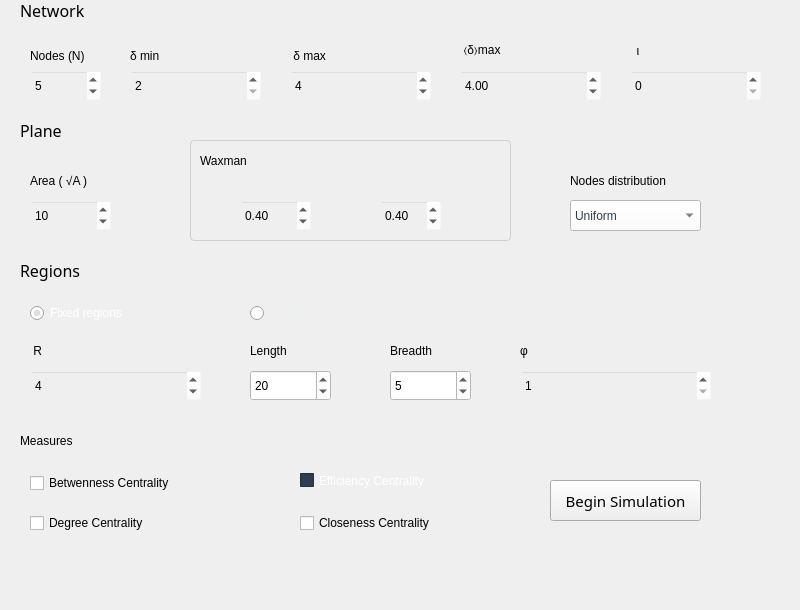
    <widget class="QWidget" name="tab_3">
     <attribute name="title">
      <string>Automatic</string>
     </attribute>
     <widget class="QLabel" name="label_13">
      <property name="geometry">
       <rect>
        <x>20</x>
        <y>0</y>
        <width>91</width>
        <height>21</height>
       </rect>
      </property>
      <property name="font">
       <font>
        <family>Droid Sans</family>
        <pointsize>12</pointsize>
        <weight>9</weight>
        <italic>false</italic>
        <bold>false</bold>
       </font>
      </property>
      <property name="styleSheet">
       <string notr="true">font: 75 12pt &quot;Droid Sans&quot;;</string>
      </property>
      <property name="text">
       <string>Network</string>
      </property>
     </widget>
     <widget class="QSpinBox" name="numberOfSimulations">
      <property name="geometry">
       <rect>
        <x>520</x>
        <y>370</y>
        <width>191</width>
        <height>31</height>
       </rect>
      </property>
      <property name="toolTip">
       <string>Number of simulations</string>
      </property>
      <property name="styleSheet">
       <string notr="true">background-color: rgba(255, 255, 255, 0);
color:#000;</string>
      </property>
      <property name="minimum">
       <number>1</number>
      </property>
      <property name="maximum">
       <number>99999</number>
      </property>
     </widget>
     <widget class="QLabel" name="label_3">
      <property name="geometry">
       <rect>
        <x>290</x>
        <y>40</y>
        <width>141</width>
        <height>31</height>
       </rect>
      </property>
      <property name="text">
       <string> δ max</string>
      </property>
     </widget>
     <widget class="QLabel" name="label">
      <property name="geometry">
       <rect>
        <x>30</x>
        <y>40</y>
        <width>81</width>
        <height>31</height>
       </rect>
      </property>
      <property name="text">
       <string>Nodes (N)</string>
      </property>
     </widget>
     <widget class="QSpinBox" name="length">
      <property name="enabled">
       <bool>false</bool>
      </property>
      <property name="geometry">
       <rect>
        <x>250</x>
        <y>370</y>
        <width>81</width>
        <height>31</height>
       </rect>
      </property>
      <property name="toolTip">
       <string>Length of each region</string>
      </property>
      <property name="styleSheet">
       <string notr="true">background-color: #fff;
color:#000;</string>
      </property>
      <property name="minimum">
       <number>1</number>
      </property>
      <property name="maximum">
       <number>99999</number>
      </property>
      <property name="value">
       <number>20</number>
      </property>
     </widget>
     <widget class="QSpinBox" name="nodes">
      <property name="geometry">
       <rect>
        <x>30</x>
        <y>70</y>
        <width>71</width>
        <height>31</height>
       </rect>
      </property>
      <property name="toolTip">
       <string>Number of nodes on the plane</string>
      </property>
      <property name="styleSheet">
       <string notr="true">color: rgb(0, 0, 0);
background: rgba(255, 255, 255, 0);

</string>
      </property>
      <property name="minimum">
       <number>3</number>
      </property>
      <property name="maximum">
       <number>1000</number>
      </property>
      <property name="value">
       <number>5</number>
      </property>
     </widget>
     <widget class="QLabel" name="label_12">
      <property name="geometry">
       <rect>
        <x>570</x>
        <y>170</y>
        <width>131</width>
        <height>21</height>
       </rect>
      </property>
      <property name="text">
       <string>Nodes distribution</string>
      </property>
     </widget>
     <widget class="QLabel" name="error">
      <property name="geometry">
       <rect>
        <x>50</x>
        <y>560</y>
        <width>661</width>
        <height>41</height>
       </rect>
      </property>
      <property name="font">
       <font>
        <family>Droid Sans</family>
        <pointsize>11</pointsize>
        <weight>50</weight>
        <italic>false</italic>
        <bold>false</bold>
       </font>
      </property>
      <property name="text">
       <string/>
      </property>
     </widget>
     <widget class="QLabel" name="label_11">
      <property name="geometry">
       <rect>
        <x>30</x>
        <y>170</y>
        <width>81</width>
        <height>21</height>
       </rect>
      </property>
      <property name="text">
       <string>Area ( √A )</string>
      </property>
     </widget>
     <widget class="QLabel" name="label_5">
      <property name="geometry">
       <rect>
        <x>520</x>
        <y>340</y>
        <width>201</width>
        <height>21</height>
       </rect>
      </property>
      <property name="toolTip">
       <string>Number of Simulations </string>
      </property>
      <property name="text">
       <string>φ </string>
      </property>
     </widget>
     <widget class="QLabel" name="label_10">
      <property name="geometry">
       <rect>
        <x>30</x>
        <y>340</y>
        <width>171</width>
        <height>21</height>
       </rect>
      </property>
      <property name="text">
       <string> R </string>
      </property>
     </widget>
     <widget class="QDoubleSpinBox" name="max_average_degree">
      <property name="geometry">
       <rect>
        <x>460</x>
        <y>70</y>
        <width>141</width>
        <height>31</height>
       </rect>
      </property>
      <property name="toolTip">
       <string>Network's max average degree</string>
      </property>
      <property name="styleSheet">
       <string notr="true">background-color: rgba(255, 255, 255, 0);
color:#000
</string>
      </property>
      <property name="minimum">
       <double>2.000000000000000</double>
      </property>
      <property name="maximum">
       <double>199.990000000000009</double>
      </property>
      <property name="singleStep">
       <double>0.500000000000000</double>
      </property>
      <property name="value">
       <double>4.000000000000000</double>
      </property>
     </widget>
     <widget class="QSpinBox" name="minimumDegree">
      <property name="geometry">
       <rect>
        <x>130</x>
        <y>70</y>
        <width>131</width>
        <height>31</height>
       </rect>
      </property>
      <property name="toolTip">
       <string>Node's minimum degree</string>
      </property>
      <property name="styleSheet">
       <string notr="true">background-color: rgba(255, 255, 255, 0);
color:#000</string>
      </property>
      <property name="minimum">
       <number>2</number>
      </property>
      <property name="maximum">
       <number>999</number>
      </property>
      <property name="value">
       <number>2</number>
      </property>
     </widget>
     <widget class="QLabel" name="label_9">
      <property name="geometry">
       <rect>
        <x>390</x>
        <y>340</y>
        <width>67</width>
        <height>21</height>
       </rect>
      </property>
      <property name="text">
       <string>Breadth</string>
      </property>
     </widget>
     <widget class="QSpinBox" name="numberOfRegions">
      <property name="geometry">
       <rect>
        <x>30</x>
        <y>370</y>
        <width>171</width>
        <height>31</height>
       </rect>
      </property>
      <property name="toolTip">
       <string>Number of regions in which will be divided</string>
      </property>
      <property name="styleSheet">
       <string notr="true">background-color: rgba(255, 255, 255, 0);
color:#000</string>
      </property>
      <property name="minimum">
       <number>1</number>
      </property>
      <property name="maximum">
       <number>99999</number>
      </property>
      <property name="value">
       <number>4</number>
      </property>
     </widget>
     <widget class="QLabel" name="label_18">
      <property name="geometry">
       <rect>
        <x>20</x>
        <y>431</y>
        <width>91</width>
        <height>20</height>
       </rect>
      </property>
      <property name="styleSheet">
       <string notr="true">font: 75 12pt &quot;Droid Sans&quot;;</string>
      </property>
      <property name="text">
       <string>Measures</string>
      </property>
     </widget>
     <widget class="QCheckBox" name="ec">
      <property name="enabled">
       <bool>true</bool>
      </property>
      <property name="geometry">
       <rect>
        <x>300</x>
        <y>470</y>
        <width>171</width>
        <height>21</height>
       </rect>
      </property>
      <property name="palette">
       <palette>
        <active>
         <colorrole role="WindowText">
          <brush brushstyle="SolidPattern">
           <color alpha="255">
            <red>255</red>
            <green>255</green>
            <blue>255</blue>
           </color>
          </brush>
         </colorrole>
         <colorrole role="Button">
          <brush brushstyle="SolidPattern">
           <color alpha="255">
            <red>44</red>
            <green>62</green>
            <blue>80</blue>
           </color>
          </brush>
         </colorrole>
         <colorrole role="Text">
          <brush brushstyle="SolidPattern">
           <color alpha="255">
            <red>255</red>
            <green>255</green>
            <blue>255</blue>
           </color>
          </brush>
         </colorrole>
         <colorrole role="ButtonText">
          <brush brushstyle="SolidPattern">
           <color alpha="255">
            <red>255</red>
            <green>255</green>
            <blue>255</blue>
           </color>
          </brush>
         </colorrole>
         <colorrole role="Base">
          <brush brushstyle="SolidPattern">
           <color alpha="255">
            <red>44</red>
            <green>62</green>
            <blue>80</blue>
           </color>
          </brush>
         </colorrole>
         <colorrole role="Window">
          <brush brushstyle="SolidPattern">
           <color alpha="255">
            <red>44</red>
            <green>62</green>
            <blue>80</blue>
           </color>
          </brush>
         </colorrole>
         <colorrole role="ToolTipText">
          <brush brushstyle="SolidPattern">
           <color alpha="255">
            <red>236</red>
            <green>240</green>
            <blue>241</blue>
           </color>
          </brush>
         </colorrole>
        </active>
        <inactive>
         <colorrole role="WindowText">
          <brush brushstyle="SolidPattern">
           <color alpha="255">
            <red>255</red>
            <green>255</green>
            <blue>255</blue>
           </color>
          </brush>
         </colorrole>
         <colorrole role="Button">
          <brush brushstyle="SolidPattern">
           <color alpha="255">
            <red>44</red>
            <green>62</green>
            <blue>80</blue>
           </color>
          </brush>
         </colorrole>
         <colorrole role="Text">
          <brush brushstyle="SolidPattern">
           <color alpha="255">
            <red>255</red>
            <green>255</green>
            <blue>255</blue>
           </color>
          </brush>
         </colorrole>
         <colorrole role="ButtonText">
          <brush brushstyle="SolidPattern">
           <color alpha="255">
            <red>255</red>
            <green>255</green>
            <blue>255</blue>
           </color>
          </brush>
         </colorrole>
         <colorrole role="Base">
          <brush brushstyle="SolidPattern">
           <color alpha="255">
            <red>44</red>
            <green>62</green>
            <blue>80</blue>
           </color>
          </brush>
         </colorrole>
         <colorrole role="Window">
          <brush brushstyle="SolidPattern">
           <color alpha="255">
            <red>44</red>
            <green>62</green>
            <blue>80</blue>
           </color>
          </brush>
         </colorrole>
         <colorrole role="ToolTipText">
          <brush brushstyle="SolidPattern">
           <color alpha="255">
            <red>236</red>
            <green>240</green>
            <blue>241</blue>
           </color>
          </brush>
         </colorrole>
        </inactive>
        <disabled>
         <colorrole role="WindowText">
          <brush brushstyle="SolidPattern">
           <color alpha="255">
            <red>255</red>
            <green>255</green>
            <blue>255</blue>
           </color>
          </brush>
         </colorrole>
         <colorrole role="Button">
          <brush brushstyle="SolidPattern">
           <color alpha="255">
            <red>44</red>
            <green>62</green>
            <blue>80</blue>
           </color>
          </brush>
         </colorrole>
         <colorrole role="Text">
          <brush brushstyle="SolidPattern">
           <color alpha="255">
            <red>255</red>
            <green>255</green>
            <blue>255</blue>
           </color>
          </brush>
         </colorrole>
         <colorrole role="ButtonText">
          <brush brushstyle="SolidPattern">
           <color alpha="255">
            <red>255</red>
            <green>255</green>
            <blue>255</blue>
           </color>
          </brush>
         </colorrole>
         <colorrole role="Base">
          <brush brushstyle="SolidPattern">
           <color alpha="255">
            <red>44</red>
            <green>62</green>
            <blue>80</blue>
           </color>
          </brush>
         </colorrole>
         <colorrole role="Window">
          <brush brushstyle="SolidPattern">
           <color alpha="255">
            <red>44</red>
            <green>62</green>
            <blue>80</blue>
           </color>
          </brush>
         </colorrole>
         <colorrole role="ToolTipText">
          <brush brushstyle="SolidPattern">
           <color alpha="255">
            <red>236</red>
            <green>240</green>
            <blue>241</blue>
           </color>
          </brush>
         </colorrole>
        </disabled>
       </palette>
      </property>
      <property name="text">
       <string>Efficiency Centrality</string>
      </property>
     </widget>
     <widget class="QGroupBox" name="groupBox">
      <property name="geometry">
       <rect>
        <x>190</x>
        <y>140</y>
        <width>321</width>
        <height>101</height>
       </rect>
      </property>
      <property name="acceptDrops">
       <bool>false</bool>
      </property>
      <property name="toolTip">
       <string>Waxman Probability. Used to calculate the probability of a pair of nodes get linked</string>
      </property>
      <property name="styleSheet">
       <string notr="true">QGroupBox {
	border:1px solid #d0d0d0;
	color:rgb(236, 240, 241);
	border-radius:4px;
	padding:3px;
}
QToolTip{
color:#000;
}</string>
      </property>
      <property name="title">
       <string/>
      </property>
      <widget class="QLabel" name="label_7">
       <property name="geometry">
        <rect>
         <x>50</x>
         <y>30</y>
         <width>71</width>
         <height>21</height>
        </rect>
       </property>
       <property name="styleSheet">
        <string notr="true">color:rgb(236, 240, 241)</string>
       </property>
       <property name="text">
        <string>Alpha ( α )</string>
       </property>
      </widget>
      <widget class="QDoubleSpinBox" name="alpha">
       <property name="geometry">
        <rect>
         <x>50</x>
         <y>60</y>
         <width>71</width>
         <height>31</height>
        </rect>
       </property>
       <property name="styleSheet">
        <string notr="true">background-color: rgba(255, 255, 255, 0);
color: #000</string>
       </property>
       <property name="minimum">
        <double>0.010000000000000</double>
       </property>
       <property name="maximum">
        <double>1.000000000000000</double>
       </property>
       <property name="singleStep">
        <double>0.100000000000000</double>
       </property>
       <property name="value">
        <double>0.400000000000000</double>
       </property>
      </widget>
      <widget class="QLabel" name="label_6">
       <property name="geometry">
        <rect>
         <x>190</x>
         <y>30</y>
         <width>67</width>
         <height>21</height>
        </rect>
       </property>
       <property name="styleSheet">
        <string notr="true">color:rgb(236, 240, 241)</string>
       </property>
       <property name="text">
        <string> Beta ( β )</string>
       </property>
      </widget>
      <widget class="QDoubleSpinBox" name="beta">
       <property name="geometry">
        <rect>
         <x>190</x>
         <y>60</y>
         <width>61</width>
         <height>31</height>
        </rect>
       </property>
       <property name="styleSheet">
        <string notr="true">background-color: rgba(255, 255, 255, 0);
color:#000
</string>
       </property>
       <property name="minimum">
        <double>0.100000000000000</double>
       </property>
       <property name="maximum">
        <double>1.000000000000000</double>
       </property>
       <property name="singleStep">
        <double>0.050000000000000</double>
       </property>
       <property name="value">
        <double>0.400000000000000</double>
       </property>
      </widget>
      <widget class="QLabel" name="label_17">
       <property name="geometry">
        <rect>
         <x>10</x>
         <y>10</y>
         <width>71</width>
         <height>21</height>
        </rect>
       </property>
       <property name="text">
        <string>Waxman</string>
       </property>
      </widget>
     </widget>
     <widget class="QLabel" name="label_2">
      <property name="geometry">
       <rect>
        <x>130</x>
        <y>40</y>
        <width>101</width>
        <height>31</height>
       </rect>
      </property>
      <property name="text">
       <string>δ min</string>
      </property>
     </widget>
     <widget class="QCheckBox" name="bc">
      <property name="enabled">
       <bool>true</bool>
      </property>
      <property name="geometry">
       <rect>
        <x>30</x>
        <y>470</y>
        <width>181</width>
        <height>26</height>
       </rect>
      </property>
      <property name="text">
       <string>Betwenness Centrality</string>
      </property>
     </widget>
     <widget class="QSpinBox" name="maximumDegree">
      <property name="geometry">
       <rect>
        <x>290</x>
        <y>70</y>
        <width>141</width>
        <height>31</height>
       </rect>
      </property>
      <property name="toolTip">
       <string>Node's maximum degree</string>
      </property>
      <property name="styleSheet">
       <string notr="true">background-color: rgba(255, 255, 255, 0);
color:#000
</string>
      </property>
      <property name="minimum">
       <number>2</number>
      </property>
      <property name="maximum">
       <number>999</number>
      </property>
      <property name="value">
       <number>4</number>
      </property>
     </widget>
     <widget class="QLabel" name="label_4">
      <property name="geometry">
       <rect>
        <x>630</x>
        <y>40</y>
        <width>161</width>
        <height>21</height>
       </rect>
      </property>
      <property name="text">
       <string>  ι </string>
      </property>
     </widget>
     <widget class="QSpinBox" name="breadth">
      <property name="enabled">
       <bool>false</bool>
      </property>
      <property name="geometry">
       <rect>
        <x>390</x>
        <y>370</y>
        <width>81</width>
        <height>31</height>
       </rect>
      </property>
      <property name="toolTip">
       <string>Breadth of each region</string>
      </property>
      <property name="styleSheet">
       <string notr="true">background-color: #fff;
color:#000</string>
      </property>
      <property name="minimum">
       <number>1</number>
      </property>
      <property name="maximum">
       <number>99999</number>
      </property>
      <property name="value">
       <number>5</number>
      </property>
     </widget>
     <widget class="QPushButton" name="pushButton">
      <property name="geometry">
       <rect>
        <x>550</x>
        <y>480</y>
        <width>151</width>
        <height>41</height>
       </rect>
      </property>
      <property name="font">
       <font>
        <family>Droid Sans</family>
        <pointsize>11</pointsize>
        <weight>50</weight>
        <italic>false</italic>
        <bold>false</bold>
       </font>
      </property>
      <property name="styleSheet">
       <string notr="true"/>
      </property>
      <property name="text">
       <string>Begin Simulation</string>
      </property>
     </widget>
     <widget class="QLabel" name="label_15">
      <property name="geometry">
       <rect>
        <x>20</x>
        <y>260</y>
        <width>91</width>
        <height>21</height>
       </rect>
      </property>
      <property name="font">
       <font>
        <family>Droid Sans</family>
        <pointsize>12</pointsize>
        <weight>9</weight>
        <italic>false</italic>
        <bold>false</bold>
       </font>
      </property>
      <property name="styleSheet">
       <string notr="true">font: 75 12pt &quot;Droid Sans&quot;;</string>
      </property>
      <property name="text">
       <string>Regions</string>
      </property>
     </widget>
     <widget class="QCheckBox" name="cc">
      <property name="enabled">
       <bool>true</bool>
      </property>
      <property name="geometry">
       <rect>
        <x>300</x>
        <y>510</y>
        <width>181</width>
        <height>26</height>
       </rect>
      </property>
      <property name="text">
       <string>Closeness Centrality</string>
      </property>
     </widget>
     <widget class="QRadioButton" name="fexibleRegions">
      <property name="geometry">
       <rect>
        <x>250</x>
        <y>300</y>
        <width>161</width>
        <height>26</height>
       </rect>
      </property>
      <property name="autoFillBackground">
       <bool>false</bool>
      </property>
      <property name="styleSheet">
       <string notr="true">color:rgb(236, 240, 241) !important;</string>
      </property>
      <property name="text">
       <string>Flexible regions</string>
      </property>
     </widget>
     <widget class="QLabel" name="label_8">
      <property name="geometry">
       <rect>
        <x>250</x>
        <y>340</y>
        <width>67</width>
        <height>21</height>
       </rect>
      </property>
      <property name="text">
       <string>Length</string>
      </property>
     </widget>
     <widget class="QRadioButton" name="fixedRegions">
      <property name="geometry">
       <rect>
        <x>30</x>
        <y>300</y>
        <width>141</width>
        <height>26</height>
       </rect>
      </property>
      <property name="styleSheet">
       <string notr="true">color: rgb(255, 255, 255);</string>
      </property>
      <property name="text">
       <string>Fixed regions</string>
      </property>
      <property name="checked">
       <bool>true</bool>
      </property>
     </widget>
     <widget class="QSpinBox" name="distance">
      <property name="geometry">
       <rect>
        <x>630</x>
        <y>70</y>
        <width>131</width>
        <height>31</height>
       </rect>
      </property>
      <property name="toolTip">
       <string>Min distance between two nodes</string>
      </property>
      <property name="styleSheet">
       <string notr="true">background-color: rgba(255, 255, 255, 0);
color:#000
</string>
      </property>
     </widget>
     <widget class="QLabel" name="label_16">
      <property name="geometry">
       <rect>
        <x>460</x>
        <y>40</y>
        <width>91</width>
        <height>21</height>
       </rect>
      </property>
      <property name="text">
       <string> 〈δ〉max</string>
      </property>
     </widget>
     <widget class="QComboBox" name="nodesDistribution">
      <property name="geometry">
       <rect>
        <x>570</x>
        <y>200</y>
        <width>131</width>
        <height>31</height>
       </rect>
      </property>
      <property name="toolTip">
       <string>Nodes distribution on the plane</string>
      </property>
      <property name="styleSheet">
       <string notr="true">color:#2c3e50;
background:#fff;</string>
      </property>
      <item>
       <property name="text">
        <string>Uniform</string>
       </property>
      </item>
      <item>
       <property name="text">
        <string>Random</string>
       </property>
      </item>
     </widget>
     <widget class="QCheckBox" name="dc">
      <property name="enabled">
       <bool>true</bool>
      </property>
      <property name="geometry">
       <rect>
        <x>30</x>
        <y>510</y>
        <width>171</width>
        <height>26</height>
       </rect>
      </property>
      <property name="text">
       <string>Degree Centrality</string>
      </property>
      <property name="checkable">
       <bool>true</bool>
      </property>
      <property name="checked">
       <bool>false</bool>
      </property>
     </widget>
     <widget class="QSpinBox" name="area">
      <property name="geometry">
       <rect>
        <x>30</x>
        <y>200</y>
        <width>81</width>
        <height>31</height>
       </rect>
      </property>
      <property name="toolTip">
       <string>Square root of plane's area</string>
      </property>
      <property name="styleSheet">
       <string notr="true">background-color: rgba(255, 255, 255, 0);
color:#000</string>
      </property>
      <property name="minimum">
       <number>6</number>
      </property>
      <property name="maximum">
       <number>100000</number>
      </property>
      <property name="value">
       <number>10</number>
      </property>
     </widget>
     <widget class="QLabel" name="label_14">
      <property name="geometry">
       <rect>
        <x>20</x>
        <y>120</y>
        <width>67</width>
        <height>21</height>
       </rect>
      </property>
      <property name="font">
       <font>
        <family>Droid Sans</family>
        <pointsize>12</pointsize>
        <weight>9</weight>
        <italic>false</italic>
        <bold>false</bold>
       </font>
      </property>
      <property name="styleSheet">
       <string notr="true">font: 75 12pt &quot;Droid Sans&quot;;</string>
      </property>
      <property name="text">
       <string>Plane</string>
      </property>
     </widget>
    </widget>
